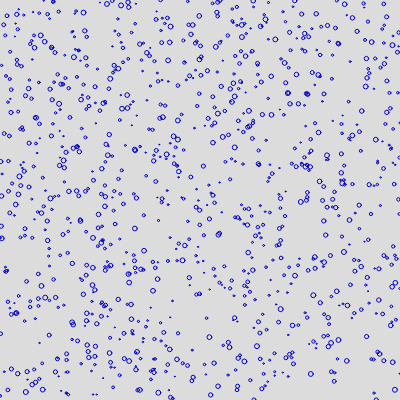
Frame 1 (no input)
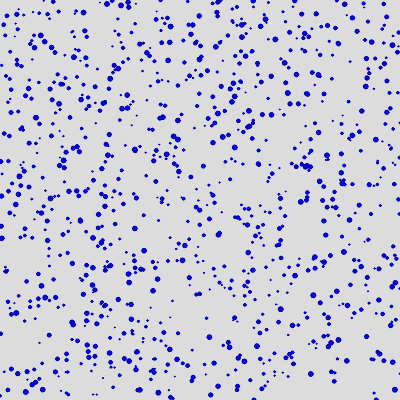
Frame 60 (no input)
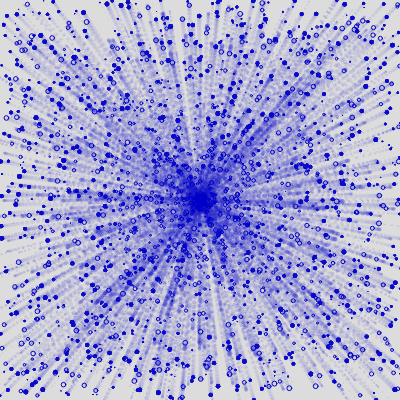
Frame 120 (the mouse pressed at the canvas centre since frame 60)

The p5.js sketch that drew these frames (run headless with seeded random() and noise() and a simulated clock; from frame 60 on, the mouse is pressed at the canvas centre):

// p5.js sketch
// ── sketch.js
let m, m2;
let movers = [];
let canvas;

function setup() {
  createCanvas(400, 400);
  canvas = createGraphics(400, 400);
  m = new Mover(50, 50, 10);
  m2 = new Mover(300, 300, 50);

  for (let i=0; i<1000; i++) {
    let mover = new Mover(random(400),random(400),random(1,5))
    movers.push(mover);
  }
}

function draw() {
  background(220);
  image(canvas, 0, 0);
  // for (let i=0; (i < movers.length; i++) {
  //   let mover = movers[i];
  //   mover.update();
  //   mover.show();
  // }

  for (let mover of movers) {
    mover.update();
    mover.show();
    mover.drawOn(canvas);
  }

  if (mouseIsPressed) {
    //make attract to mouse position
   let mousePos = createVector(mouseX,mouseY);

   for (let mover of movers) {
     mover.attractTo(mousePos);
   }
  }
}

// ── Mover.js
class Mover {
  constructor(x, y, m) {
    this.pos = createVector(x, y);
    this.vel = createVector();
    this.acc = createVector();
    this.m = m;

  }

  applyForce(aForce) {
    let f = p5.Vector.div(aForce, this.m);
    this.acc.add(f);
  }

  attractTo(aPos) {
    let f = p5.Vector.sub(aPos,this.pos);
    f.limit(2);
    this.applyForce(f);
  }

  update() {
    this.vel.add(this.acc);
    this.pos.add(this.vel);
    this.acc.set(0, 0);
  }

  show() {
    stroke(0,0,200);
    noFill();
    circle(this.pos.x, this.pos.y, this.m);
  }

  drawOn(c) {
    c.fill(0, 0, 200, 20);
    c.noStroke();
    c.circle(this.pos.x, this.pos.y, this.m);
  }
}
